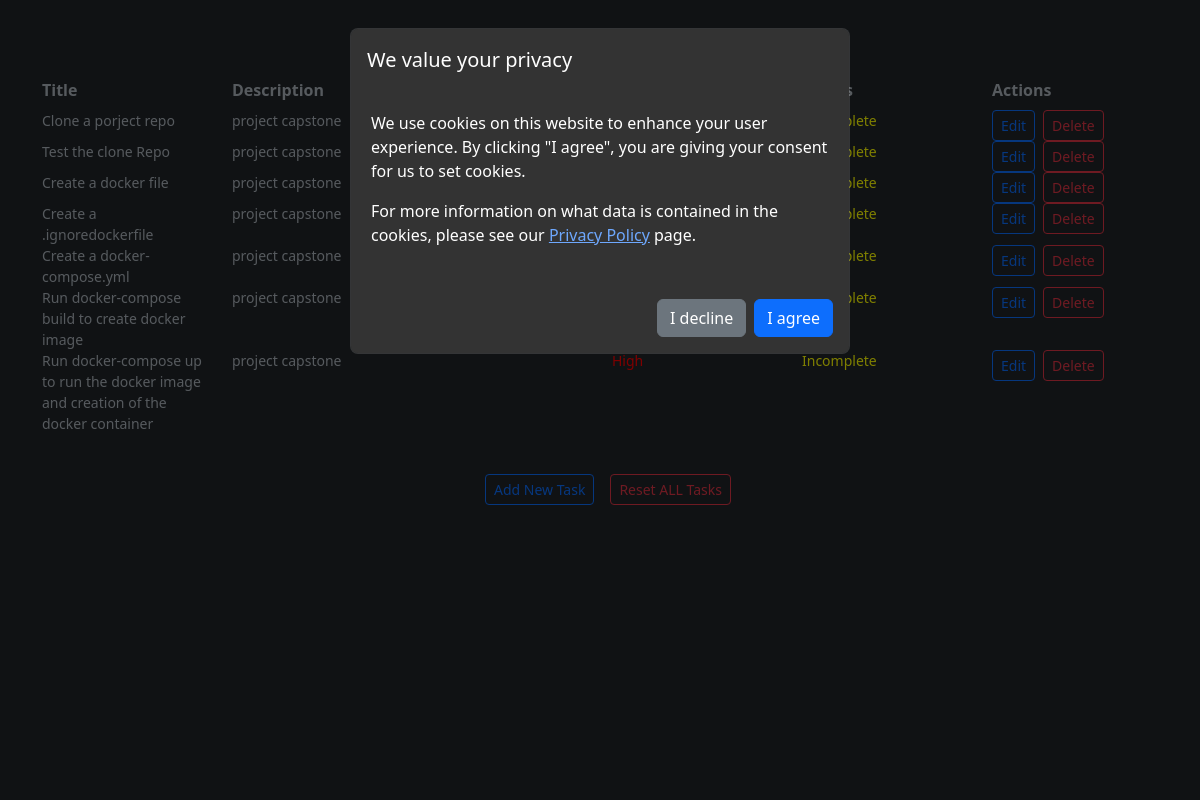
The page / on the database its author committed.
### tasks/models.py (models this page shows, shortened)
class Task(models.Model):
    PRIORITY_CHOICES = (
        ('low', 'Low'),
        ('medium', 'Medium'),
        ('high', 'High'),
    )
    STATUS_CHOICES = (
        ('incomplete', 'Incomplete'),
        ('complete', 'Complete'),
    )
    title = models.CharField(max_length=100)
    description = models.TextField()
    priority = models.CharField(max_length=10, choices=PRIORITY_CHOICES, default='low')
    status = models.CharField(max_length=10, choices=STATUS_CHOICES, default='incomplete')

### tasks/views.py (the view)
# urls.py: path('', views.task_list, name='task_list'),
def task_list(request):
    tasks = Task.objects.all()
    priority_choices = Task._meta.get_field('priority').choices
    status_choices = Task._meta.get_field('status').choices
    context = {
        'tasks': tasks,
        'priority_choices': priority_choices,
        'status_choices': status_choices,
    }
    return render(request, 'tasks/task_list.html', context)

### tasks/templates/tasks/task_list.html (shortened to what this page needs)
{% extends 'base.html' %}
{% load static %}
{% block content %}
<div class="container">
  <div class="row justify-content-center mt-4 mb-2">
    <div class="col-md-12 text-center">
      <h2>My List</h2>
    </div>
  </div>
  <div class="row mb-2">
    <div class="col-md-2">
      <strong>Title</strong>
    </div>
    <div class="col-md-4">
      <strong>Description</strong>
    </div>
    <div class="col-md-2">
      <strong>Priority</strong>
    </div>
    <div class="col-md-2">
      <strong>Status</strong>
    </div>
    <div class="col-md-2">
      <strong>Actions</strong>
    </div>
  </div>
  {% for task in tasks %}
  <div class="row">
    <div class="col-md-2 task-title">{{ task.title }}</div>
    <div class="col-md-4 task-description">{{ task.description }}</div>
    <div class="col-md-2 {% if task.priority == 'low' %}priority-low{% elif task.priority == 'medium' %}priority-medium{% elif task.priority == 'high' %}priority-high{% endif %}">
      {{ task.get_priority_display }}
    </div>
    <div class="col-md-2 {% if task.status == 'incomplete' %}status-incomplete{% elif task.status == 'complete' %}status-complete{% endif %}">
      {{ task.get_status_display }}
    </div>
    <div class="col-md-2">
      <div class="draggable">
        <div class="d-flex align-items-center">
          {% if task.id %}
          <a href="{% url 'tasks:update_task' task.id %}" class="btn btn-outline-primary btn-sm me-2" data-bs-toggle="modal" data-bs-target="#editTaskModal{{ task.id }}">Edit</a>
          {% else %}
          <span class="btn btn-primary btn-sm disabled me-2">Edit</span>
          {% endif %}
          <a href="{% url 'tasks:delete_task' task.id %}" class="btn btn-outline-danger btn-sm" onclick="return showConfirmationPopup(event)">Delete</a>
        </div>
      </div>
    </div>
  </div>
  {% endfor %}
  {% include 'tasks/add_reset_task_buttons.html' %}
  {% include 'tasks/dragging.html' %}
</div>
{% endblock content %}

### tasks/templates/base.html (shortened to what this page needs)
<!DOCTYPE html>
<html lang="en" data-bs-theme="dark">
<head>
    {% load static %}
    <link href="https://cdn.jsdelivr.net/npm/bootstrap@5.3.0/dist/css/bootstrap.min.css" rel="stylesheet">
    <link rel="stylesheet" href="{% static 'css/style.css' %}">
    <link href="https://cdn.jsdelivr.net/npm/interactjs@1.10.17/dist/api/styles/jsdoc-default.min.css" rel="stylesheet">
</head>
<body>
    {% block content %}{% endblock %}
    {% include 'tasks/cookie_modal.html' %}
  </body>
  </html>

### tasks/templates/tasks/add_reset_task_buttons.html (shortened to what this page needs)
{% block add_reset_task_buttons %}
<div class="row mb-2">
  <div class="col-md-12">
    <div class="container text-center pt-2 mt-2">
      <div class="d-flex justify-content-center align-items-center">
        <button type="button" class="btn btn-outline-primary btn-sm ms-3 mt-4" data-bs-toggle="modal" data-bs-target="#addTaskModal">
          Add New Task
        </button>
        <form action="{% url 'tasks:reset_tasks' %}" method="POST">
          <button type="submit" class="btn btn-outline-danger btn-sm ms-3 mt-4" onclick="return showResetConfirmationPopup(event)">
            Reset ALL Tasks
          </button>
        </form>
      </div>
    </div>
  </div>
</div>
{% endblock add_reset_task_buttons %}

### tasks/templates/tasks/dragging.html (shortened to what this page needs)
<link href="https://cdn.jsdelivr.net/npm/interactjs@1.10.17/dist/api/styles/jsdoc-default.min.css" rel="stylesheet">

### tasks/templates/tasks/cookie_modal.html (shortened to what this page needs)
<div id="cookieModal" class="modal fade" role="dialog">
    <div class="modal-dialog">
        <div class="modal-content">
            <div class="modal-header">
                <h5 class="modal-title">We value your privacy</h5>
            </div>
            <div class="modal-body">
                <p>We use cookies on this website to enhance your user experience. By clicking "I agree", you are giving your consent for us to set cookies.</p>
                <p>For more information on what data is contained in the cookies, please see our <a href="/privacy-policy/">Privacy Policy</a> page.</p>
            </div>
            <div class="modal-footer">
                <button type="button" class="btn btn-secondary" data-dismiss="modal" id="rejectCookies">I decline</button>
                <button type="button" class="btn btn-primary" data-dismiss="modal" id="acceptCookies">I agree</button>
            </div>
        </div>
    </div>
</div>

### static/css/style.css (style rules this page uses)
.priority-high { color: red; }
.status-incomplete { color: yellow; }
.priority-low, .priority-medium, .priority-high, .status-incomplete, .status-complete { font-size: 14px; }
.task-title, .task-description { font-size: 14px; }
.draggable { cursor: move; }
.modal-content { background-color: #333; color: #fff; }
.modal-header { border-bottom: none; }
.modal-header h5 { color: #fff; }
.modal-body { padding: 20px; }
.modal-footer { border-top: none; }

### rows shown on the page
Task: title "Clone a porject repo", description "project capstone"
Task: title "Test the clone Repo", description "project capstone"
Task: title "Create a docker file", description "project capstone"
Task: title "Create a .ignoredockerfile", description "project capstone"
Task: title "Create a docker-compose.yml", description "project capstone"
Task: title "Run docker-compose build to create docker image", description "project capstone"
Task: title "Run docker-compose up to run the docker image and creation of the docker container", description "project capstone", priority "High", status "Incomplete"
